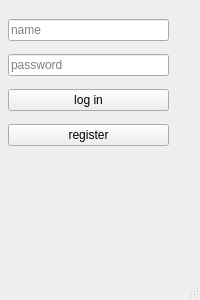
<?xml version="1.0" encoding="UTF-8"?>
<ui version="4.0">
 <class>MainWindow</class>
 <widget class="QMainWindow" name="MainWindow">
  <property name="geometry">
   <rect>
    <x>0</x>
    <y>0</y>
    <width>200</width>
    <height>300</height>
   </rect>
  </property>
  <property name="windowTitle">
   <string>MainWindow</string>
  </property>
  <widget class="QWidget" name="centralwidget">
   <property name="layoutDirection">
    <enum>Qt::LeftToRight</enum>
   </property>
   <widget class="QWidget" name="layoutWidget">
    <property name="geometry">
     <rect>
      <x>8</x>
      <y>12</y>
      <width>161</width>
      <height>141</height>
     </rect>
    </property>
    <layout class="QVBoxLayout" name="verticalLayout">
     <item>
      <widget class="QLineEdit" name="name_input">
       <property name="placeholderText">
        <string>name</string>
       </property>
      </widget>
     </item>
     <item>
      <widget class="QLineEdit" name="password_input">
       <property name="placeholderText">
        <string>password</string>
       </property>
      </widget>
     </item>
     <item>
      <widget class="QPushButton" name="sign_in_button">
       <property name="text">
        <string>log in</string>
       </property>
      </widget>
     </item>
     <item>
      <widget class="QPushButton" name="sign_up_button">
       <property name="text">
        <string>register</string>
       </property>
      </widget>
     </item>
    </layout>
   </widget>
   <widget class="QLabel" name="wrong_label">
    <property name="geometry">
     <rect>
      <x>60</x>
      <y>170</y>
      <width>55</width>
      <height>16</height>
     </rect>
    </property>
    <property name="text">
     <string/>
    </property>
   </widget>
  </widget>
  <widget class="QMenuBar" name="menubar">
   <property name="geometry">
    <rect>
     <x>0</x>
     <y>0</y>
     <width>200</width>
     <height>26</height>
    </rect>
   </property>
  </widget>
  <widget class="QStatusBar" name="statusbar"/>
 </widget>
 <resources/>
 <connections/>
</ui>
